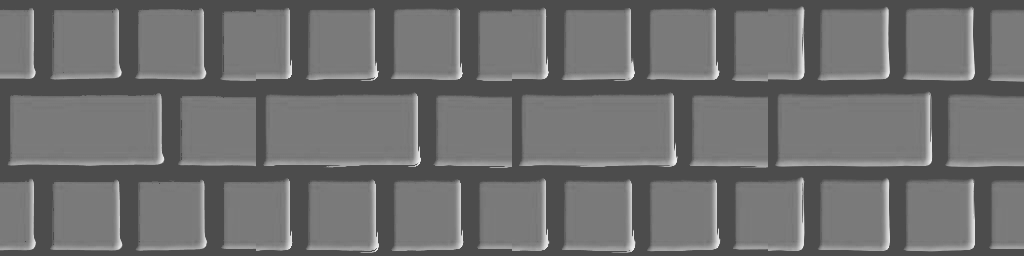
#> input picture lab/mip/b_bricks_15_N2.png, 1024 x 256 px, given in place of rocks_normal.png, which was not available
$ python s6.py
#> lines starting #> are read from the running program, lines starting #| are printed output that depends on the picture
### lab/lab.py
"""
Shadow lab: CPU harness for prototyping few-sample height-field shadows.

Emulates the GLSL sampling environment in numpy (bilinear + trilinear mips,
REPEAT wrap), computes a brute-force area-light reference, and scores
candidate shadow functions against it.

Geometry (physical, matches pomHardShadow / getParallaxOffset in shaders.js):
    surface point   P0 = (uv, ds * h(uv))            h in [0,1], ds = depth_scale
    light ray       P(tau) = P0 + L * tau            L unit, tangent space, L.z > 0
    occluded iff    ds * h(uv + L.xy*tau) > ds*h0 + L.z*tau   for some tau > 0
    ray leaves the height volume at tau_exit = ds * (1 - h0) / L.z

Candidate signature:
    fn(T, uv, L, ds, N) -> visibility array, shape uv.shape[:-1], 1 = lit
      T   Tex object. T.sample(uv, lod=0.0) -> RGBA (..., 4) exactly like
          texture()/textureLod() on tex_norm: rgb = encoded normal (0..1),
          a = height. Every call counts as one fetch per pixel (T.fetches).
      uv  (H, W, 2) surface uv of each pixel (after parallax)
      L   (3,) unit tangent-space light direction
      N   sample budget hint (the shadow_steps uniform)
    The fetch at `uv` itself is FREE in the real shader (the shading pass
    already reads normal+height there): get it via T.center(uv), not counted.

Run `python3 lab/lab.py` for the baseline table.
"""
import os, sys, math
import numpy as np
from PIL import Image

ROOT = os.path.dirname(os.path.dirname(os.path.abspath(__file__)))
CACHE = os.path.join(os.path.dirname(os.path.abspath(__file__)), "cache")
TEXTURES = ["bump", "bricks", "rocks"]
ELEVS = [15.0, 30.0, 50.0, 70.0]      # degrees above the surface plane
AZIMS = [25.0, 140.0, 265.0]          # degrees
DS_DEFAULT = 0.08                     # demo default: scale 8 -> 0.08
LIGHT_RADIUS = 0.05                   # angular radius of the reference area light (rad)
RES = 256                             # evaluation grid, 1 pixel == 1 texel


def light(elev_deg, azim_deg):
    e, a = math.radians(elev_deg), math.radians(azim_deg)
    return np.array([math.cos(e) * math.cos(a), math.cos(e) * math.sin(a), math.sin(e)])


class Tex:
    def __init__(self, name):
        self.name = name
        img = np.asarray(Image.open(os.path.join(ROOT, name + "_normal.png")).convert("RGBA"))
        self.mips = [img.astype(np.float32) / 255.0]
        while self.mips[-1].shape[0] > 1:           # box-filtered mip chain (generateMipmap)
            m = self.mips[-1]
            self.mips.append(0.25 * (m[0::2, 0::2] + m[1::2, 0::2] + m[0::2, 1::2] + m[1::2, 1::2]))
        self.size = img.shape[0]
        self.fetches = 0

    def _bilinear(self, level, uv):
        m = self.mips[level]
        n = m.shape[0]
        x = uv[..., 0] * n - 0.5
        y = uv[..., 1] * n - 0.5
        x0 = np.floor(x).astype(np.int64); y0 = np.floor(y).astype(np.int64)
        fx = (x - x0)[..., None].astype(np.float32); fy = (y - y0)[..., None].astype(np.float32)
        x1 = (x0 + 1) % n; y1 = (y0 + 1) % n; x0 %= n; y0 %= n
        return ((m[y0, x0] * (1 - fx) + m[y0, x1] * fx) * (1 - fy)
                + (m[y1, x0] * (1 - fx) + m[y1, x1] * fx) * fy)

    def _sample(self, uv, lod):
        top = len(self.mips) - 1
        if np.isscalar(lod):
            lod = float(min(max(lod, 0.0), top))
            l0 = int(math.floor(lod)); f = lod - l0
            out = self._bilinear(l0, uv)
            if f > 0:
                out = out * (1 - f) + self._bilinear(min(l0 + 1, top), uv) * f
            return out
        lod = np.clip(np.broadcast_to(lod, uv.shape[:-1]), 0.0, top)
        l0 = np.floor(lod).astype(int); f = (lod - l0)[..., None].astype(np.float32)
        out = np.zeros(uv.shape[:-1] + (4,), np.float32)
        for lv in range(int(l0.min()), int(min(l0.max() + 1, top)) + 1):
            s = self._bilinear(lv, uv)
            out += s * np.where(l0 == lv, 1 - f[..., 0], 0)[..., None]
            out += s * np.where(l0 + 1 == lv, f[..., 0], 0)[..., None]
        return out

    def sample(self, uv, lod=0.0):
        """textureLod(tex_norm, uv, lod). Counts one fetch."""
        self.fetches += 1
        return self._sample(uv, lod)

    def center(self, uv):
        """The fetch at the shaded point: free (shading already needs it)."""
        return self._sample(uv, 0.0)

    def height(self, uv):   # uncounted, for references only
        return self._sample(uv, 0.0)[..., 3]

    def uv_grid(self, res=RES):
        """Pixel-centre uv grid covering res x res texels (1 px == 1 texel)."""
        span = res / self.size
        c = (np.arange(res) + 0.5) / res * span
        u, v = np.meshgrid(c, c)
        return np.stack([u, v], -1)


def decode_normal(rgba):
    n = rgba[..., :3] * 2.0 - 1.0
    return n / np.maximum(np.linalg.norm(n, axis=-1, keepdims=True), 1e-6)


# ---------------------------------------------------------------- reference
def hard_reference(T, uv, L, ds, step_texels=0.5, bias=1e-3):
    """Brute-force hard shadow: fine linear march until the ray leaves the volume."""
    h0 = T.height(uv)
    Lxy = L[:2]; hlen = float(np.linalg.norm(Lxy))
    if hlen < 1e-6:
        return np.ones_like(h0)
    dtau = step_texels / T.size / hlen            # tau per step (uv step = step_texels texels)
    nsteps = int(math.ceil(ds / L[2] / dtau)) + 1
    vis = np.ones_like(h0)
    for i in range(1, nsteps + 1):
        tau = i * dtau
        ray_h = h0 + L[2] * tau / ds
        if ray_h.min() > 1.0:
            break
        h = T.height(uv + Lxy * tau)
        vis = np.where(h > ray_h + bias, 0.0, vis)
    return vis


def soft_reference(T, uv, L, ds, radius=LIGHT_RADIUS, rings=((0.0, 1), (0.5, 5), (0.9, 9))):
    """Area light: average hard shadows over a disc of directions around L."""
    up = np.array([0.0, 0.0, 1.0])
    a = np.cross(L, up); a /= np.linalg.norm(a)
    b = np.cross(L, a)
    acc = 0.0; cnt = 0
    for r, k in rings:
        for j in range(k):
            phi = 2 * math.pi * (j + 0.5 * r) / k
            d = L + radius * r * (math.cos(phi) * a + math.sin(phi) * b)
            d /= np.linalg.norm(d)
            if d[2] < 0.02:
                d[2] = 0.02; d /= np.linalg.norm(d)
            acc = acc + hard_reference(T, uv, d, ds); cnt += 1
    return acc / cnt


def cached_reference(T, elev, azim, ds=DS_DEFAULT, radius=LIGHT_RADIUS):
    os.makedirs(CACHE, exist_ok=True)
    key = f"{T.name}_e{elev:g}_a{azim:g}_ds{ds:g}_r{radius:g}.npy"
    path = os.path.join(CACHE, key)
    if os.path.exists(path):
        return np.load(path)
    L = light(elev, azim)
    ref = soft_reference(T, T.uv_grid(), L, ds, radius) if radius > 0 else hard_reference(T, T.uv_grid(), L, ds)
    np.save(path, ref.astype(np.float32))
    return ref


# ---------------------------------------------------------------- baselines
# [24 lines left out: functions fxps, pom_soft, not called in this run]


def no_shadow(T, uv, L, ds, N):
    return np.ones(uv.shape[:-1], np.float32)


# ---------------------------------------------------------------- metrics
# [4 lines left out: function blur, not called in this run]


def ndotl(T, uv, L):
    return np.clip(decode_normal(T.center(uv)) @ L.astype(np.float32), 0.0, 1.0)


# [37 lines left out: function evaluate, not called in this run]


def fmt(name, m):
    return (f"{name:28s} rmse={m['rmse']:.4f} lit={m['rmse_lit']:.4f} blur={m['rmse_blur']:.4f} "
            f"bias={m['bias']:+.4f} flicker={m['flicker']:.2f} fetches={m['fetches']:.1f}")


# ---------------------------------------------------------------- images
def save_sheet(path, fns, tex="rocks", elev=30.0, azim=25.0, N=4, ds=DS_DEFAULT, lit=True, scale=1):
    """Contact sheet: reference | each candidate, side by side. fns = {label: fn}."""
    T = Tex(tex); uv = T.uv_grid(); L = light(elev, azim)
    nl = ndotl(T, uv, L) if lit else 1.0
    tiles = [("reference", cached_reference(T, elev, azim, ds))]
    tiles += [(k, np.clip(f(T, uv, L, ds, N), 0, 1)) for k, f in fns.items()]
    imgs = [np.clip((0.3 + 0.7 * nl * t) if lit else t, 0, 1) for _, t in tiles]
    sheet = np.concatenate(imgs, 1)
    im = Image.fromarray((sheet * 255).astype(np.uint8))
    if scale != 1:
        im = im.resize((im.width * scale, im.height * scale), Image.NEAREST)
    im.save(path)
    return [k for k, _ in tiles]


# [7 lines that do not run on import are left out]

### lab/mip/fam.py
"""Parametric family of prefiltered (mip) light-ray shadows. Exploration only."""
import sys, os, math
sys.path.insert(0, os.path.join(os.path.dirname(os.path.abspath(__file__)), '..'))
import numpy as np
import lab

def ign(shape):
    y, x = np.mgrid[0:shape[0], 0:shape[1]]
    return np.modf(52.9829189 * np.modf(0.06711056 * x + 0.00583715 * y)[0])[0].astype(np.float32)

def fam(T, uv, L, ds, N, sched='uni', lodmode='match', lodbias=0.0, range_cap=None, range_frac=1.0,
        wmode='rise', wk=1.0, wmin=0.0, hbias=0.0, combine='min', jitter=0.0, ratio=2.0, power=2.0,
        off=0.5, shape='lin', fade=False, lodconst=0.0, conek=0.1, baselod=0.0, basemode='max', wd=0.0, R=0.05):
    N = int(N)
    c = T._sample(uv, baselod); h0 = c[..., 3]
    hl = float(np.hypot(L[0], L[1])); Lz = float(L[2])
    tau_exit = ds * (1.0 - h0) / Lz                 # per pixel
    tau_max = tau_exit * range_frac
    if range_cap is not None:                      # cap on horizontal reach, in uv units
        tau_max = np.minimum(tau_max, range_cap / max(hl, 1e-6))
    j = (ign(h0.shape) - 0.5) * jitter if jitter else 0.0
    # normalised positions t_i in (0,1] and spacing s_i
    ts, ss = [], []
    for i in range(1, N + 1):
        if sched == 'uni':   t = (i - 0.5) / N; s = 1.0 / N
        elif sched == 'uni1': t = i / N; s = 1.0 / N
        elif sched == 'geo':            # cells [r^(i-1-N), r^(i-N)], sample at cell centre; first cell from 0
            hi = ratio ** (i - N); lo = ratio ** (i - 1 - N) if i > 1 else 0.0
            t = 0.5 * (hi + lo); s = hi - lo
        elif sched == 'pow':
            hi = (i / N) ** power; lo = ((i - 1) / N) ** power
            t = 0.5 * (hi + lo); s = hi - lo
        ts.append(t); ss.append(s)
    vis = np.ones_like(h0); acc = np.zeros_like(h0)
    for t, s in zip(ts, ss):
        tj = t + j * s
        tau = tau_max * tj
        sp_tex = tau_max * s * hl * T.size          # footprint length in texels (lod-0)
        if lodmode == 'match':
            lod = np.log2(np.maximum(sp_tex, 1e-3)) + lodbias
            lod = np.maximum(lod, 0.0)
        elif lodmode == 'cone':                      # footprint = conek * distance travelled
            lod = np.maximum(np.log2(np.maximum(conek * tau * hl * T.size, 1e-3)), 0.0)
        elif lodmode == 'light':                     # footprint = light-cone diameter 2R*tau
            lod = np.maximum(np.log2(np.maximum(conek * 2 * R * tau * T.size, 1e-3)), 0.0)
        elif lodmode == 'const':
            lod = lodconst
        else:
            lod = 0.0
        if baselod > 0:
            lod = np.maximum(lod, baselod) if basemode == 'max' else lod + baselod
        h = T.sample(uv + (L[:2] * 1.0)[None, None, :] * tau[..., None], lod)[..., 3]
        rise = Lz * tau / ds                        # ray height above h0 at sample (normalised)
        pen = h + hbias * (np.maximum(lod, 0) if not np.isscalar(lod) else max(lod, 0)) - (h0 + rise)
        if wmode == 'rise':       # half the ray rise across the footprint
            w = wk * Lz * tau_max * s / ds
        elif wmode == 'dist':     # proportional to distance (cone / area light)
            w = wk * rise
        elif wmode == 'mix':      # wk * cell rise + wd * distance rise
            w = wk * Lz * tau_max * s / ds + wd * rise
        elif wmode == 'phys':     # area light of angular radius R: slope ratio spread = 2R/(Lz*hl)
            w = wk * rise * 2 * R / (Lz * hl)
        elif wmode == 'const':
            w = wk
        x = np.clip((pen + off * w) / (w + wmin + 1e-6), 0.0, 1.0)
        if shape == 'smooth': x = x * x * (3 - 2 * x)
        if fade: x = x * (1.0 - tj)
        if combine == 'min': acc = np.maximum(acc, x)
        elif combine == 'prod': vis = vis * (1 - x)
        elif combine == 'sum': acc = acc + x
    if combine == 'prod': return vis
    return 1.0 - np.clip(acc, 0, 1)

# [5 lines left out: function run, not called in this run]

AZ = [25.0, 265.0]
# [47 lines left out: functions _one, sweep, crop_sheet, motion, minif, not called in this run]

### lab/mip/s6.py
from fam import *
f=lambda **kw: (lambda T,uv,L,ds,n: fam(T,uv,L,ds,n,sched='uni',wmode='rise',wk=0.5,wmin=0.01,**kw))
fns={'pt':f(lodmode='none'),'m-2':f(lodbias=-2),'m0':f(lodbias=0)}
for tex,e in [('rocks',15),('bricks',15),('bump',30)]:
  for N in (2,4):
    lab.save_sheet(f'b_{tex}_{e}_N{N}.png',fns,tex=tex,elev=e,N=N)
#> this loop made 3 passes
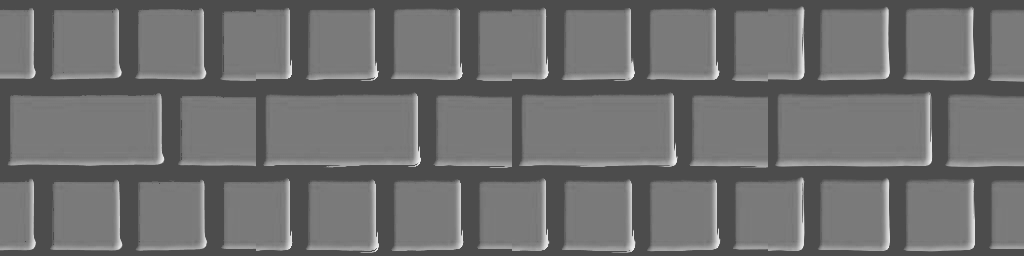
#> input picture lab/mip/b_bricks_15_N2.png, 1024 x 256 px, given in place of rocks_normal.png, which was not available
#> pass 1, in _sample, `out = self._bilinear(l0, uv)`:
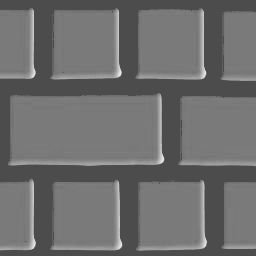
#> out: shape (256, 256, 4) float32; mean of channels 0, 1, 2, 3 0.428, 0.428, 0.428, 1; drawn as R, G, B
#> pass 1, in decode_normal, `n = rgba[..., :3] * 2.0 - 1.0`:
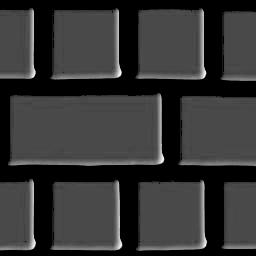
#> n: shape (256, 256, 3) float32; min -0.404, max 0.851, mean -0.145; drawn with min black and max white
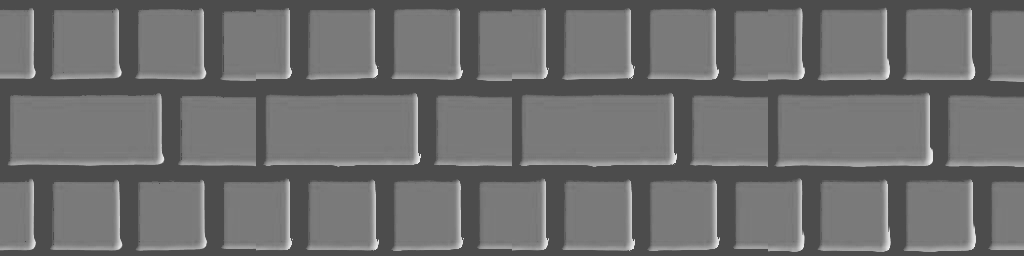
#> input picture lab/mip/b_bricks_15_N4.png, 1024 x 256 px, given in place of bricks_normal.png, which was not available
